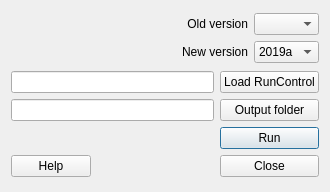
<?xml version="1.0" encoding="UTF-8"?>
<ui version="4.0">
 <class>SUEWSConverterDialogBase</class>
 <widget class="QDialog" name="SUEWSConverterDialogBase">
  <property name="geometry">
   <rect>
    <x>0</x>
    <y>0</y>
    <width>330</width>
    <height>192</height>
   </rect>
  </property>
  <property name="windowTitle">
   <string>SUEWS Converter</string>
  </property>
  <layout class="QGridLayout" name="gridLayout_2">
   <item row="0" column="1">
    <layout class="QVBoxLayout" name="verticalLayout">
     <item>
      <widget class="QComboBox" name="comboBoxOld">
       <property name="currentIndex">
        <number>0</number>
       </property>
       <item>
        <property name="text">
         <string/>
        </property>
       </item>
       <item>
        <property name="text">
         <string>2016a</string>
        </property>
       </item>
       <item>
        <property name="text">
         <string>2017a</string>
        </property>
       </item>
       <item>
        <property name="text">
         <string>2018a</string>
        </property>
       </item>
       <item>
        <property name="text">
         <string>2018b</string>
        </property>
       </item>
       <item>
        <property name="text">
         <string>2018c</string>
        </property>
       </item>
      </widget>
     </item>
     <item>
      <widget class="QComboBox" name="comboBoxNew">
       <property name="currentIndex">
        <number>5</number>
       </property>
       <item>
        <property name="text">
         <string/>
        </property>
       </item>
       <item>
        <property name="text">
         <string>2017a</string>
        </property>
       </item>
       <item>
        <property name="text">
         <string>2018a</string>
        </property>
       </item>
       <item>
        <property name="text">
         <string>2018b</string>
        </property>
       </item>
       <item>
        <property name="text">
         <string>2018c</string>
        </property>
       </item>
       <item>
        <property name="text">
         <string>2019a</string>
        </property>
       </item>
      </widget>
     </item>
    </layout>
   </item>
   <item row="0" column="0">
    <layout class="QGridLayout" name="gridLayout">
     <item row="0" column="1">
      <widget class="QLabel" name="label_25">
       <property name="text">
        <string>Old version</string>
       </property>
       <property name="alignment">
        <set>Qt::AlignRight|Qt::AlignTrailing|Qt::AlignVCenter</set>
       </property>
       <property name="buddy">
        <cstring></cstring>
       </property>
      </widget>
     </item>
     <item row="1" column="1">
      <widget class="QLabel" name="label_26">
       <property name="text">
        <string>New version</string>
       </property>
       <property name="alignment">
        <set>Qt::AlignRight|Qt::AlignTrailing|Qt::AlignVCenter</set>
       </property>
       <property name="buddy">
        <cstring></cstring>
       </property>
      </widget>
     </item>
     <item row="1" column="0">
      <spacer name="horizontalSpacer_2">
       <property name="orientation">
        <enum>Qt::Horizontal</enum>
       </property>
       <property name="sizeHint" stdset="0">
        <size>
         <width>40</width>
         <height>20</height>
        </size>
       </property>
      </spacer>
     </item>
    </layout>
   </item>
   <item row="1" column="0" colspan="2">
    <layout class="QGridLayout" name="gridLayout_3">
     <item row="3" column="1">
      <spacer name="horizontalSpacer">
       <property name="orientation">
        <enum>Qt::Horizontal</enum>
       </property>
       <property name="sizeHint" stdset="0">
        <size>
         <width>40</width>
         <height>20</height>
        </size>
       </property>
      </spacer>
     </item>
     <item row="0" column="0" colspan="2">
      <widget class="QLineEdit" name="textInput"/>
     </item>
     <item row="2" column="2">
      <widget class="QPushButton" name="runButton">
       <property name="enabled">
        <bool>true</bool>
       </property>
       <property name="text">
        <string>Run</string>
       </property>
      </widget>
     </item>
     <item row="0" column="2">
      <widget class="QPushButton" name="pushButtonLoad">
       <property name="text">
        <string>Load RunControl</string>
       </property>
      </widget>
     </item>
     <item row="3" column="2">
      <widget class="QPushButton" name="closeButton">
       <property name="enabled">
        <bool>true</bool>
       </property>
       <property name="text">
        <string>Close</string>
       </property>
      </widget>
     </item>
     <item row="1" column="2">
      <widget class="QPushButton" name="pushButtonSave">
       <property name="text">
        <string>Output folder</string>
       </property>
      </widget>
     </item>
     <item row="1" column="0" colspan="2">
      <widget class="QLineEdit" name="textOutput"/>
     </item>
     <item row="3" column="0">
      <widget class="QPushButton" name="helpButton">
       <property name="text">
        <string>Help</string>
       </property>
      </widget>
     </item>
    </layout>
   </item>
  </layout>
 </widget>
 <resources/>
 <connections>
  <connection>
   <sender>closeButton</sender>
   <signal>clicked()</signal>
   <receiver>SUEWSConverterDialogBase</receiver>
   <slot>accept()</slot>
   <hints>
    <hint type="sourcelabel">
     <x>383</x>
     <y>170</y>
    </hint>
    <hint type="destinationlabel">
     <x>215</x>
     <y>95</y>
    </hint>
   </hints>
  </connection>
 </connections>
</ui>
